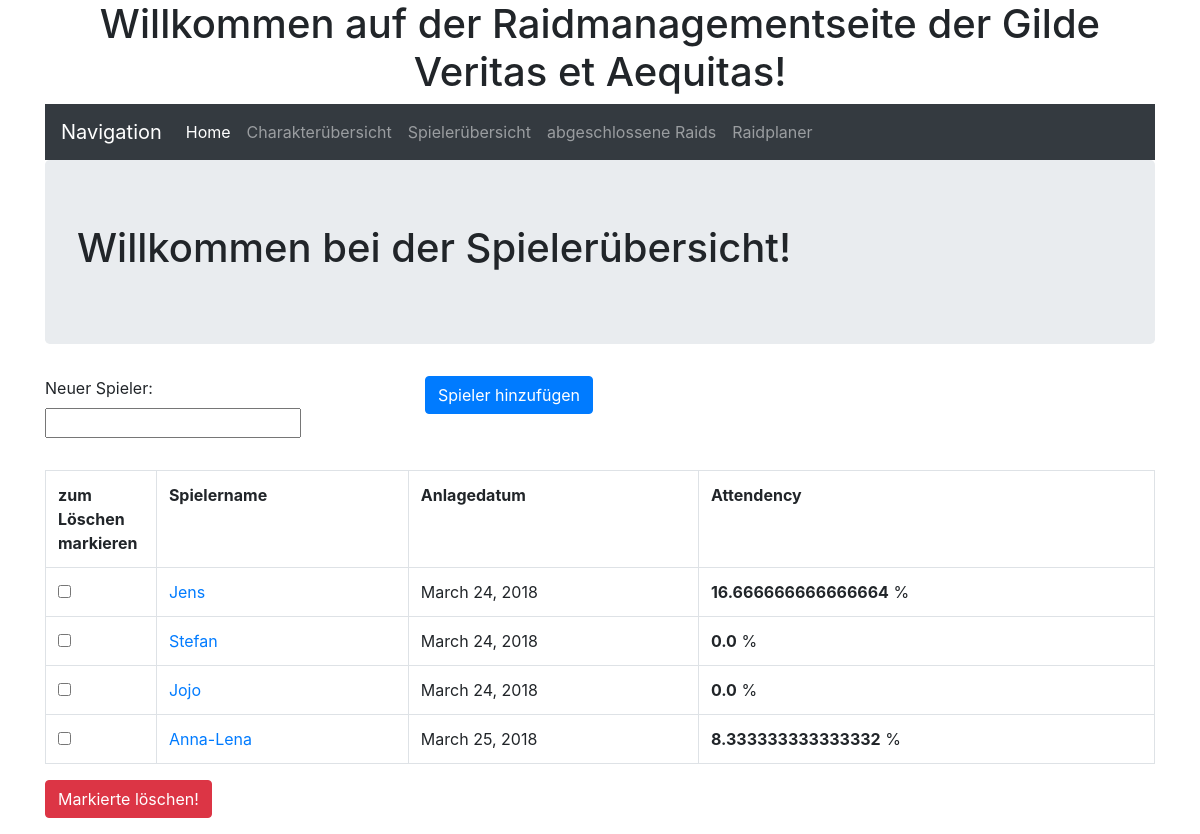
The app's page /Spieleruebersicht/ with its own data.
### Spielerverwaltung/models.py (models this page shows, shortened)
class Spieler(models.Model):
    Spielername = models.CharField(max_length = 50, primary_key = True)
    Anlagedatum = models.DateField(auto_now_add = True)
    Aktiv       = models.BooleanField(default = False)
    class Meta:
        ordering = ['Anlagedatum']

### Spielerverwaltung/views.py (the view, shortened to what this page needs)
# urls.py: url(r'^Spieleruebersicht/', playeroverView.as_view(), name = 'Spieleruebersicht'),
class playeroverView(TemplateView):
    def get(self, request):
        test = CreatePlayerForm()
        paginate_by = 2
        template = 'Spieleruebersicht.html'
        queryset = Spieler.objects.all()
        context = {
            'Spielerliste' : queryset,
            'form' : test
                    }
        return render (request, template, context)

### Spielerverwaltung/forms.py
class CreatePlayerForm(forms.Form):
    name = forms.CharField(max_length = 50, label = 'Neuer Spieler')

### Spielerverwaltung/templatetags/playerattendence.py (called while the page is built)
@register.filter(name = 'attendence')
def attendence(value, datestart = (date.today() - timedelta(days=30)), datefinish = date.today()):
    return (Raid.objects.filter(Raidteilnehmer__Spielername=value, Raiddatum__range=[datestart, datefinish]).count()
        / Raid.objects.filter(Raiddatum__range=[datestart, datefinish]).count() * 100
    )

### templates/Spieleruebersicht.html
{% extends 'base.html' %}
{% load playerattendence %}
{% block content %}
<div class="container">
  <div class = 'jumbotron'>
    <h1>
      Willkommen bei der Spielerübersicht!
    </h1>
  </div>
</div>
<div class="container form-group">
  <div class="row">
    <div class="col-sm-4">
      {{ form.as_p }}
    </div>
    <div class="col-md-8">
      <button type="submit" name="add" value="Add" class="btn btn-primary">Spieler hinzufügen</button>
    </div>
  </div>
</div>
<div class = "container">
  <form action = "/Spieleruebersicht/" method="post">{% csrf_token %}
    <table class="table table-bordered">
      <tr>
        <th width="10%">zum Löschen markieren</th>
        <th>Spielername</th>
        <th>Anlagedatum</th>
        <th>Attendency</th>
      </tr>
        {% for Spieler in Spielerliste %}
          <tr>
             <td>
               <div class="checkbox">
                 <input type="checkbox" name="Selected_Players" value={{Spieler.Spielername}}>
               </div>
             </td>
             <td><a href={% url 'player_details' pk=Spieler.pk %}>{{ Spieler.Spielername }}</a></td>
             <td>{{ Spieler.Anlagedatum }}</td>
             <td><b>{{ Spieler|attendence }}</b> %</td>
          </tr>
        {% endfor %}
    </table>
    <div class="form-group">
      <button type="submit" name='delete' value='Delete' class="btn btn-danger">Markierte löschen!</button>
    </div>
  </form>
</div>
{% endblock %}

### records on screen
Spieler: Spielername "Jens", Anlagedatum "March 24, 2018", Spielername "16.666666666666664"
Spieler: Spielername "Stefan", Anlagedatum "March 24, 2018", Spielername "0.0"
Spieler: Spielername "Jojo", Anlagedatum "March 24, 2018", Spielername "0.0"
Spieler: Spielername "Anna-Lena", Anlagedatum "March 25, 2018", Spielername "8.333333333333332"
